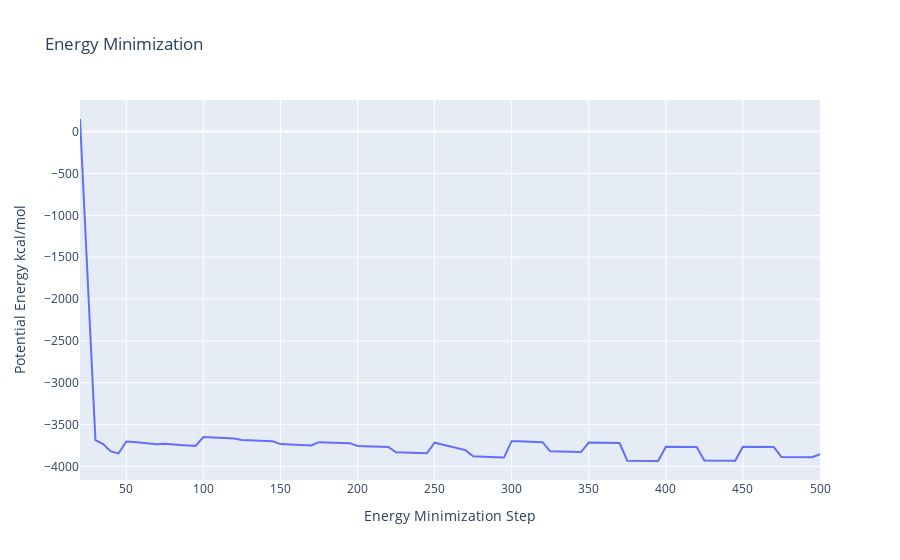

This figure's notebook cell:
### Code cell
from biobb_amber.process.process_minout import process_minout

process_minout(input_log_path  = f'{TMP_DIR}/sander.minH.log',
               output_dat_path = f'{TMP_DIR}/sander.minH.dat',
               properties      = {'terms': ['ENERGY']})

with open(f'{TMP_DIR}/sander.minH.dat', 'r') as energy_file:
    x,y = map(
        list,
        zip(*[
            (float(line.split()[0]),float(line.split()[1]))
            for line in energy_file 
            if not line.startswith(("#","@")) 
            if float(line.split()[1]) < 1000 
        ])
    )

plotly.offline.init_notebook_mode(connected=True)

fig = {
    "data": [go.Scatter(x=x, y=y)],
    "layout": go.Layout(title="Energy Minimization",
                        xaxis=dict(title = "Energy Minimization Step"),
                        yaxis=dict(title = "Potential Energy kcal/mol")
                       )
}

plotly.offline.iplot(fig)

### Figure 1 — Plotly figure (JSON) as saved in the notebook; plotly's stock layout.template omitted (floating-point values rounded to 4 significant figures)
{"data": [{"type": "scatter", "x": [20, 25, 30, 35, 40, 45, 50, 55, 60, 65, 70, 75, 80, 85, 90, 95, 100, 105, 110, 115, 120, 125, 130, 135, 140, 145, 150, 155, 160, 165, 170, 175, 180, 185, 190, 195, 200, 205, 210, 215, 220, 225, 230, 235, 240, 245, 250, 255, 260, 265, 270, 275, 280, 285, 290, 295, 300, 305, 310, 315, 320, 325, 330, 335, 340, 345, 350, 355, 360, 365, 370, 375, 380, 385, 390, 395, 400, 405, 410, 415, 420, 425, 430, 435, 440, 445, 450, 455, 460, 465, 470, 475, 480, 485, 490, 495, 500], "y": [150.3, -1833.0, -3685.0, -3732.0, -3820, -3844.0, -3702.0, -3708.0, -3716.0, -3724.0, -3734, -3727.0, -3738.0, -3743.0, -3748.0, -3754.0, -3649.0, -3653.0, -3658.0, -3662.0, -3666.0, -3683.0, -3687, -3691.0, -3695.0, -3700.0, -3733.0, -3739.0, -3740.0, -3746.0, -3749, -3710, -3713.0, -3716, -3719.0, -3722.0, -3755.0, -3758.0, -3761.0, -3764.0, -3767.0, -3831.0, -3834.0, -3836.0, -3839.0, -3843.0, -3716.0, -3740.0, -3762.0, -3787.0, -3805.0, -3879.0, -3880.0, -3884.0, -3890.0, -3894.0, -3698.0, -3699.0, -3703.0, -3706.0, -3710.0, -3819.0, -3820.0, -3822.0, -3826.0, -3828.0, -3715.0, -3716.0, -3717.0, -3720.0, -3721.0, -3930.0, -3931.0, -3932.0, -3934.0, -3935.0, -3765.0, -3766.0, -3766.0, -3768.0, -3768.0, -3930.0, -3930.0, -3931.0, -3932.0, -3933.0, -3764, -3764, -3765.0, -3766.0, -3766.0, -3887.0, -3888.0, -3888.0, -3890.0, -3890.0, -3853.0]}], "layout": {"title": {"text": "Energy Minimization"}, "xaxis": {"title": {"text": "Energy Minimization Step"}}, "yaxis": {"title": {"text": "Potential Energy kcal/mol"}}}}
